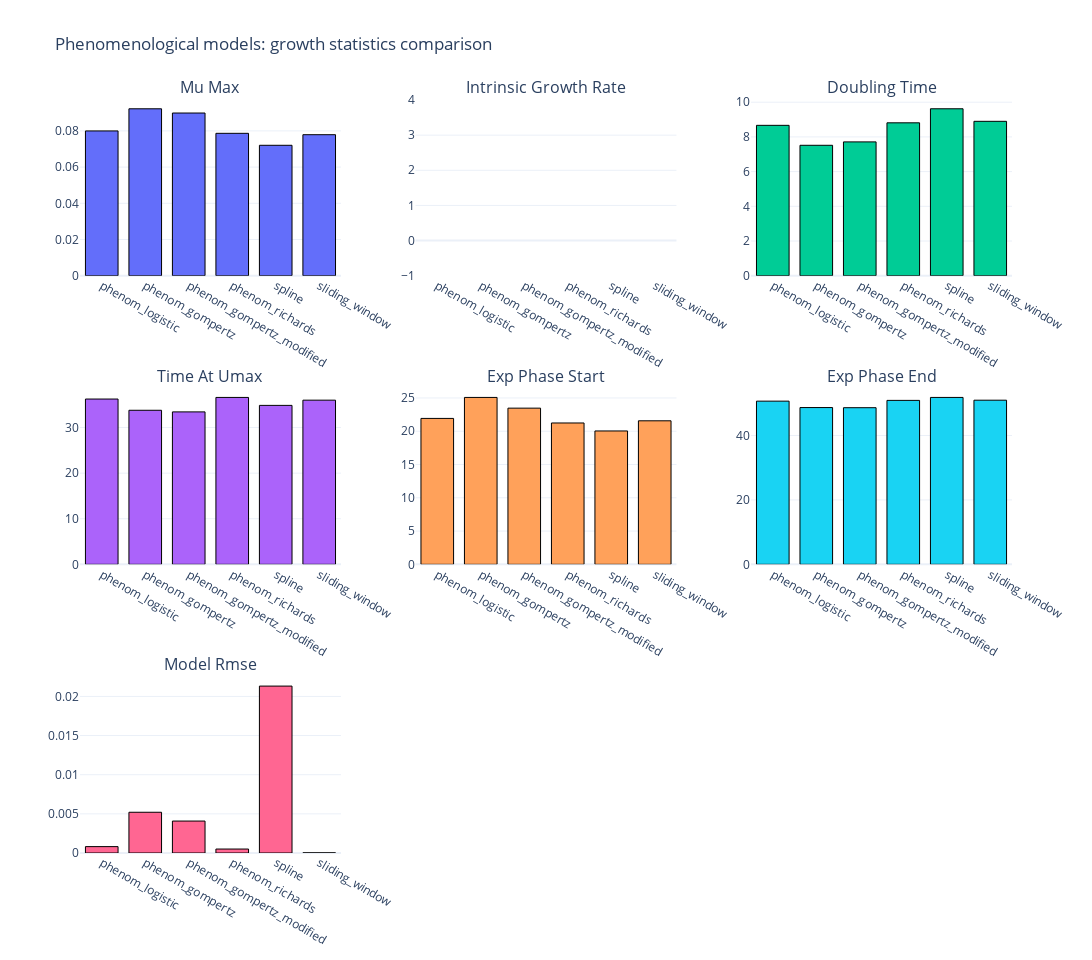

Notebook cell for this chart:
### Markdown cell above
## Phenomenological Models - Growth Statistics Comparison

Compare growth statistics across all phenomenological methods (parametric and non-parametric).

### Code cell
# Fit and extract stats for all phenomenological models (parametric and non-parametric)
phenom_fits, phenom_stats = compare_methods(
    time,
    data,
    model_family="all",  # Include mechanistic, phenomenological, and non-parametric
    phase_boundary_method="tangent",  # tangent or threshold
    spline_s=0.2,
    window_points=7,
)

# Filter to only phenomenological and non-parametric models for comparison
phenom_model_names = [
    "phenom_logistic",
    "phenom_gompertz",
    "phenom_gompertz_modified",
    "phenom_richards",
    "spline",
    "sliding_window",
]
phenom_fits = {k: v for k, v in phenom_fits.items() if k in phenom_model_names}
phenom_stats = {k: v for k, v in phenom_stats.items() if k in phenom_model_names}

# Plot growth statistics comparison for phenomenological models
fig_phenom_stats = plot_growth_stats_comparison(
    phenom_stats,
    title="Phenomenological models: growth statistics comparison",
)

fig_phenom_stats.show()

# Display as table
phenom_df = pd.DataFrame(phenom_stats).T[
    [
        "mu_max",
        "doubling_time",
        "time_at_umax",
        "exp_phase_start",
        "exp_phase_end",
        "model_rmse",
        "fit_method",
    ]
]
phenom_df

### Figure 1 — Plotly figure (JSON) as saved in the notebook; plotly's stock layout.template omitted (floating-point values rounded to 4 significant figures)
{"data": [{"marker": {"line": {"color": "black", "width": 1}}, "showlegend": false, "type": "bar", "x": ["phenom_logistic", "phenom_gompertz", "phenom_gompertz_modified", "phenom_richards", "spline", "sliding_window"], "xaxis": "x", "y": [0.07998, 0.09221, 0.08987, 0.07866, 0.07205, 0.07789], "yaxis": "y"}, {"marker": {"line": {"color": "black", "width": 1}}, "showlegend": false, "type": "bar", "x": ["phenom_logistic", "phenom_gompertz", "phenom_gompertz_modified", "phenom_richards", "spline", "sliding_window"], "xaxis": "x2", "y": [null, null, null, null, null, null], "yaxis": "y2"}, {"marker": {"line": {"color": "black", "width": 1}}, "showlegend": false, "type": "bar", "x": ["phenom_logistic", "phenom_gompertz", "phenom_gompertz_modified", "phenom_richards", "spline", "sliding_window"], "xaxis": "x3", "y": [8.667, 7.517, 7.713, 8.812, 9.621, 8.898], "yaxis": "y3"}, {"marker": {"line": {"color": "black", "width": 1}}, "showlegend": false, "type": "bar", "x": ["phenom_logistic", "phenom_gompertz", "phenom_gompertz_modified", "phenom_richards", "spline", "sliding_window"], "xaxis": "x4", "y": [36.25, 33.78, 33.43, 36.6, 34.86, 36], "yaxis": "y4"}, {"marker": {"line": {"color": "black", "width": 1}}, "showlegend": false, "type": "bar", "x": ["phenom_logistic", "phenom_gompertz", "phenom_gompertz_modified", "phenom_richards", "spline", "sliding_window"], "xaxis": "x5", "y": [21.92, 25.08, 23.47, 21.24, 20.04, 21.57], "yaxis": "y5"}, {"marker": {"line": {"color": "black", "width": 1}}, "showlegend": false, "type": "bar", "x": ["phenom_logistic", "phenom_gompertz", "phenom_gompertz_modified", "phenom_richards", "spline", "sliding_window"], "xaxis": "x6", "y": [50.66, 48.67, 48.63, 50.89, 51.81, 50.95], "yaxis": "y6"}, {"marker": {"line": {"color": "black", "width": 1}}, "showlegend": false, "type": "bar", "x": ["phenom_logistic", "phenom_gompertz", "phenom_gompertz_modified", "phenom_richards", "spline", "sliding_window"], "xaxis": "x7", "y": [0.0008165, 0.005205, 0.00408, 0.000506, 0.02132, 1.438e-05], "yaxis": "y7"}], "layout": {"annotations": [{"font": {"size": 16}, "showarrow": false, "text": "Mu Max", "x": 0.14, "xanchor": "center", "xref": "paper", "y": 1.0, "yanchor": "bottom", "yref": "paper"}, {"font": {"size": 16}, "showarrow": false, "text": "Intrinsic Growth Rate", "x": 0.5, "xanchor": "center", "xref": "paper", "y": 1.0, "yanchor": "bottom", "yref": "paper"}, {"font": {"size": 16}, "showarrow": false, "text": "Doubling Time", "x": 0.86, "xanchor": "center", "xref": "paper", "y": 1.0, "yanchor": "bottom", "yref": "paper"}, {"font": {"size": 16}, "showarrow": false, "text": "Time At Umax", "x": 0.14, "xanchor": "center", "xref": "paper", "y": 0.6167, "yanchor": "bottom", "yref": "paper"}, {"font": {"size": 16}, "showarrow": false, "text": "Exp Phase Start", "x": 0.5, "xanchor": "center", "xref": "paper", "y": 0.6167, "yanchor": "bottom", "yref": "paper"}, {"font": {"size": 16}, "showarrow": false, "text": "Exp Phase End", "x": 0.86, "xanchor": "center", "xref": "paper", "y": 0.6167, "yanchor": "bottom", "yref": "paper"}, {"font": {"size": 16}, "showarrow": false, "text": "Model Rmse", "x": 0.14, "xanchor": "center", "xref": "paper", "y": 0.2333, "yanchor": "bottom", "yref": "paper"}], "bargap": 0.25, "height": 960, "title": {"text": "Phenomenological models: growth statistics comparison"}, "width": 1200, "xaxis": {"anchor": "y", "domain": [0, 0.28]}, "xaxis2": {"anchor": "y2", "domain": [0.36, 0.64]}, "xaxis3": {"anchor": "y3", "domain": [0.72, 1]}, "xaxis4": {"anchor": "y4", "domain": [0, 0.28]}, "xaxis5": {"anchor": "y5", "domain": [0.36, 0.64]}, "xaxis6": {"anchor": "y6", "domain": [0.72, 1]}, "xaxis7": {"anchor": "y7", "domain": [0, 0.28]}, "xaxis8": {"anchor": "y8", "domain": [0.36, 0.64]}, "xaxis9": {"anchor": "y9", "domain": [0.72, 1]}, "yaxis": {"anchor": "x", "domain": [0.7667, 1.0]}, "yaxis2": {"anchor": "x2", "domain": [0.7667, 1.0]}, "yaxis3": {"anchor": "x3", "domain": [0.7667, 1.0]}, "yaxis4": {"anchor": "x4", "domain": [0.3833, 0.6167]}, "yaxis5": {"anchor": "x5", "domain": [0.3833, 0.6167]}, "yaxis6": {"anchor": "x6", "domain": [0.3833, 0.6167]}, "yaxis7": {"anchor": "x7", "domain": [0, 0.2333]}, "yaxis8": {"anchor": "x8", "domain": [0, 0.2333]}, "yaxis9": {"anchor": "x9", "domain": [0, 0.2333]}}}
